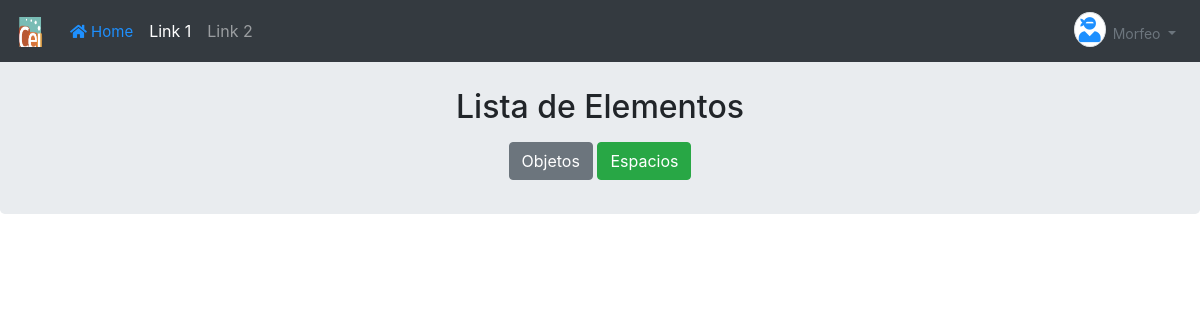
Before: /espacios with the older database file.
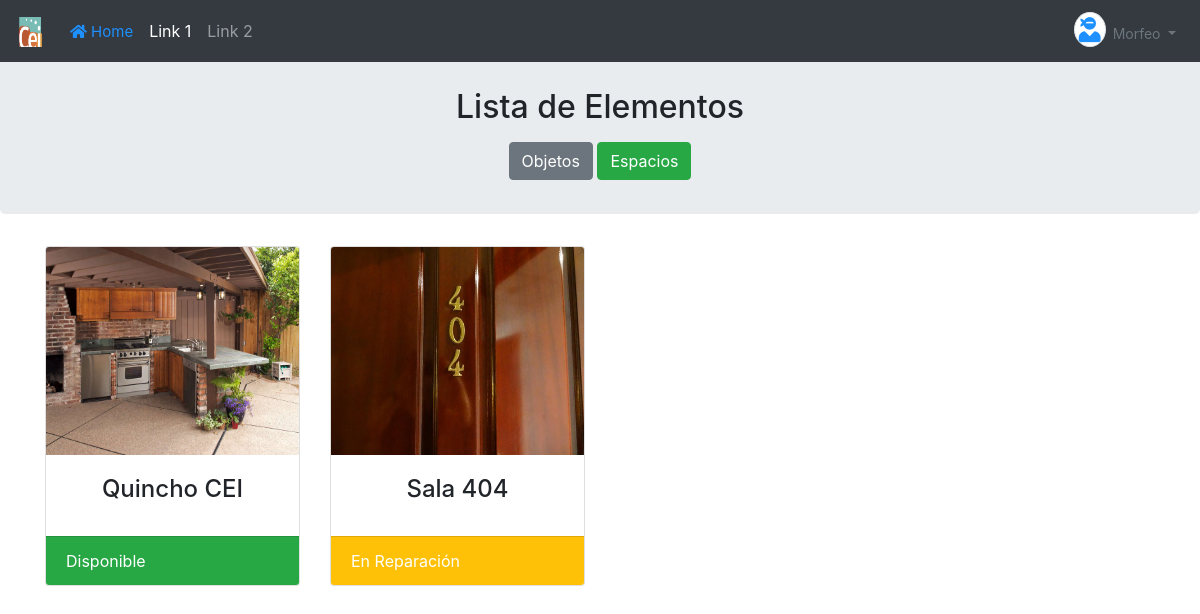
After: the same page with the newer database file.
### inventario_cei/models.py (models this page shows)
class Item(models.Model):
    name = models.CharField(max_length=200)
    image = models.FileField(upload_to='inventario_cei/static/img/items')
    description = models.TextField(default='')
    reserves = models.SET(models.ForeignKey(Reserve, default=None, on_delete=models.CASCADE))
    class Meta:
        abstract = True

class Space(Item):
    image = models.FileField(upload_to='inventario_cei/static/img/items/spaces') # Overriding parent class attribute
    CONDITIONS = (
        ('d', 'Disponible'),
        ('p', 'En Préstamo'),
        ('r', 'En Reparación')
    )
    condition = models.CharField(max_length=1, choices=CONDITIONS)
    capacity = models.IntegerField()
    class Meta:
        verbose_name_plural = "Espacios"

### inventario_cei/views.py (the view)
# urls.py: path('espacios', views.spaces, name='espacios'),
def spaces(request):
    spaces = Space.objects.all()
    context = {
        'spaces': spaces,
    }
    template = loader.get_template('spaces.html')
    return HttpResponse(template.render(context, request))

### templates/spaces.html
{% extends "base2.html" %}
{% block content %}
    <section class="jumbotron text-center" style="padding-top: 40px; padding-bottom: 10px;">
        <div class="container">
            <h2 class="jumbotron-heading">Lista de Elementos</h2>
            <p>
                <a href="/objetos" class="btn btn-secondary my-2">Objetos</a>
                <a href="/espacios" class="btn btn-success my-2">Espacios</a>
            </p>
        </div>
    </section>
    <div class="container">
        <div class="row">
            {% for sp in spaces %}
                <div class="col-md-3">
                    <div class="card mb-3 box-shadow">
                        <img class="card-img-top" src="{{ sp.image.url|slice:"14:" }}" alt="Imagen de {{ sp.name }}" style="height: 13rem;">
                        <div class="card-body">
                            <h4 class="card-title text-center">{{ sp.name }}</h4>
                        </div>
                        {% if  sp.condition == 'd'%}
                            <div class="card-footer text-white bg-success"><h7>Disponible</h7></div>
                        {% elif  sp.condition == 'p'%}
                            <div class="card-footer text-white bg-info"><h7>En Préstamo</h7></div>
                        {% elif  sp.condition == 'r'%}
                            <div class="card-footer text-white bg-warning"><h7>En Reparación</h7></div>
                        {% endif %}
                    </div>
                </div>
            {% endfor %}
        </div>
    </div>
{% endblock %}

Changed rows visible on the page:
added Space: image (picture), name "Quincho CEI", condition "Disponible"
added Space: image (picture), name "Sala 404", condition "En Reparación"
